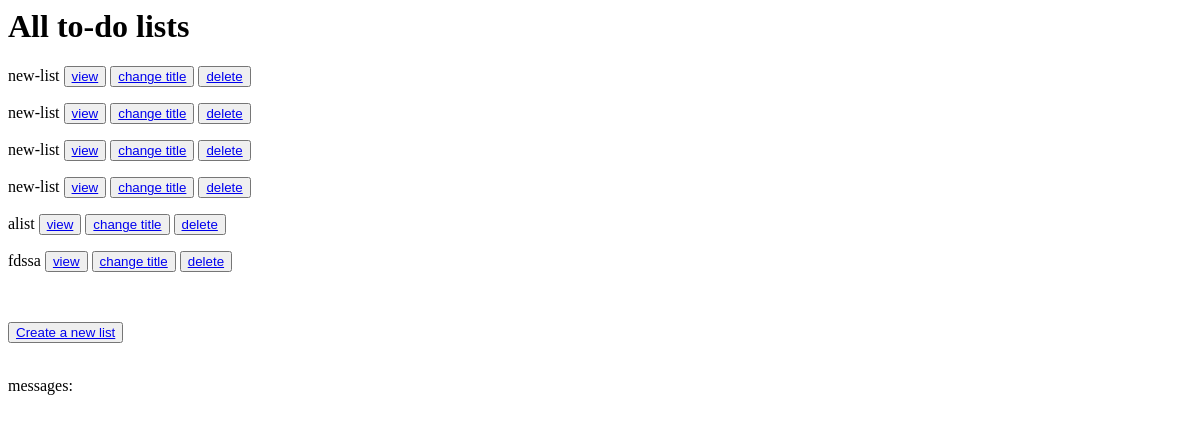
Page /v2/to-do-list/show-all/ (signed in) on the earlier database version.
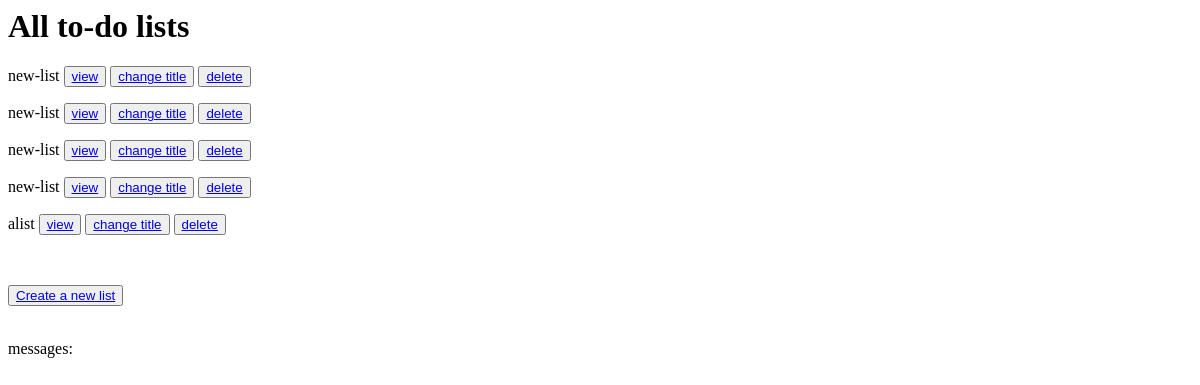
Same page on the later database version.
### ToDoListApp/models/to_do_list.py (models this page shows, shortened)
class ToDoList(models.Model):
    title = models.CharField(max_length=100, default="new-list", null=False,
                             verbose_name='عنوان', validators=[validate_title])
    owner = models.ForeignKey(User, on_delete=models.CASCADE,
                              related_name="to_do_lists", null=True, verbose_name='صاحب')

### ToDoListApp/version2/views/show_lists_view2.py (the view)
# urls.py: path("to-do-list/show-all/", ShowLists.as_view(), name="v2-show-lists"),
class ShowLists(LoginRequiredMixin, View):
    def get(self, request):
        user = request.user
        to_do_lists = user.to_do_lists.all()
        return render(request, "v2/v2_show_all_lists_template.html",
                      {"to_do_lists": to_do_lists})

### ToDoListApp/templates/v2/v2_show_all_lists_template.html (shortened to what this page needs)
<h1>All to-do lists</h1>
<form method="post">
    {% for to_do_list in to_do_lists %}
        <p>{{ to_do_list.title }}
            <button><a href="{% url 'v2-get-list' list_id=to_do_list.id %}">view</a></button>
            <button><a href="{% url 'v2-edit-list' list_id=to_do_list.id %}">change title</a></button>
            <button><a href="{% url 'v2-delete-list' list_id=to_do_list.id %}">delete</a></button>
        </p>
    {% endfor %}
    <br>
    <p>
        <button><a href="{% url 'v2-create-list' %}">Create a new list</a></button>
    </p>
</form>
messages:

Differences in the rows shown:
removed ToDoList: title "fdssa"
